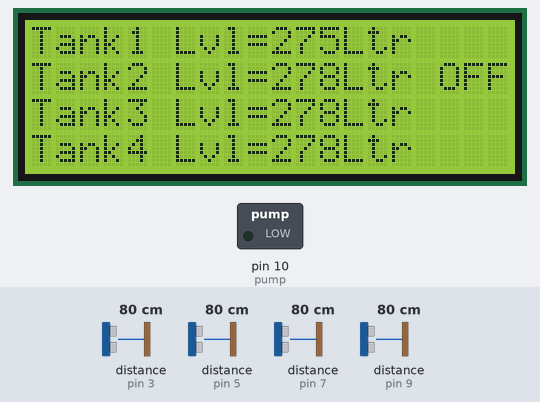
The sketch below on a simulated Arduino Uno, built with avr-gcc and run on an emulated ATmega328P. Parts: 20×4 character LCD, switched loads named in the sketch (green lamp = pin HIGH). Wiring (inferred from the names in the program): 4 × ultrasonic range finder: trigger pin 2, echo pin 3 / trigger pin 4, echo pin 5 / trigger pin 6, echo pin 7 / trigger pin 8, echo pin 9. The inputs (shaded band) are chosen by the test bench; at power-on: distance to the obstacle (sensors on pin 5, pin 3, pin 7, pin 9) 80 cm. The echo pulse lasts 58.3 µs per cm; pins used as bus, display or sensor lines are not drawn; what the sketch prints to the serial monitor is not drawn.

Above: at 9.3 s.
9.4 s: distance to the obstacle (sensor on pin 5) set to 96 cm
At 10.6 s:
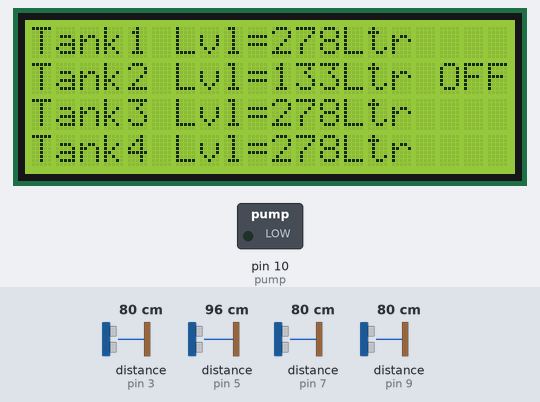
11.2 s: distance to the obstacle (sensor on pin 5) set to 105 cm
At 13.8 s:
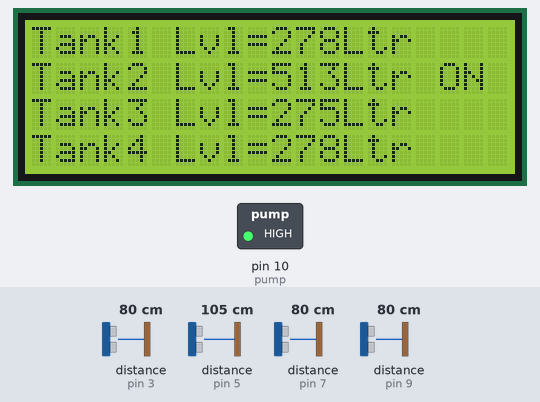
14.6 s: distance to the obstacle (sensor on pin 3) set to 2 cm
At 16.3 s:
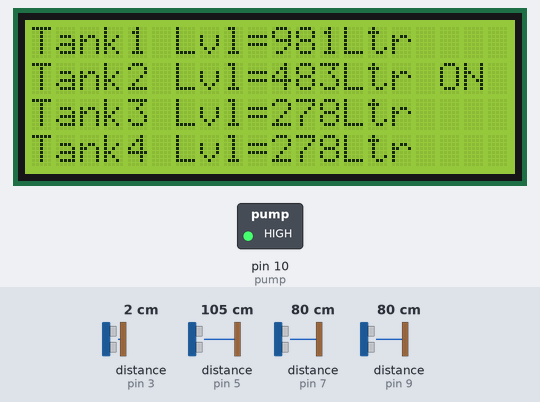
16.4 s: distance to the obstacle (sensor on pin 7) set to 120 cm
At 20.0 s:
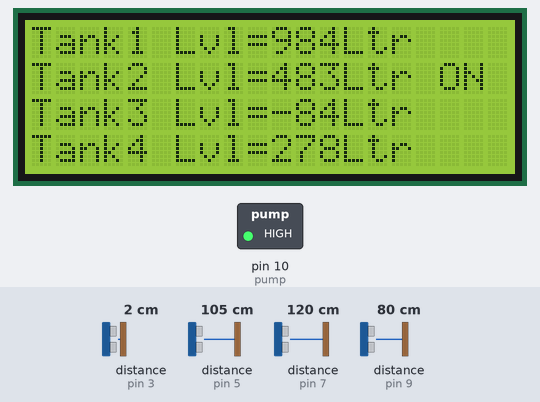
20.1 s: distance to the obstacle (sensor on pin 9) set to 4 cm
At 23.0 s:
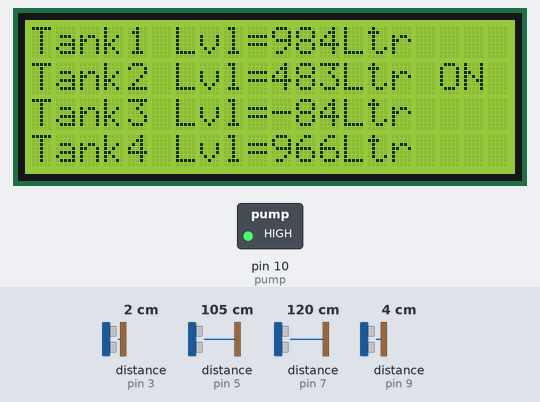
23.4 s: distance to the obstacle (sensor on pin 3) set to 4 cm
At 24.2 s:
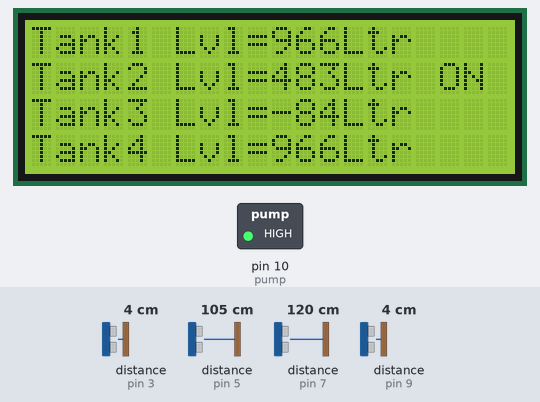
Timing chart, 0 to 26.3 s (numbered marks = the images above; inputs shaded):
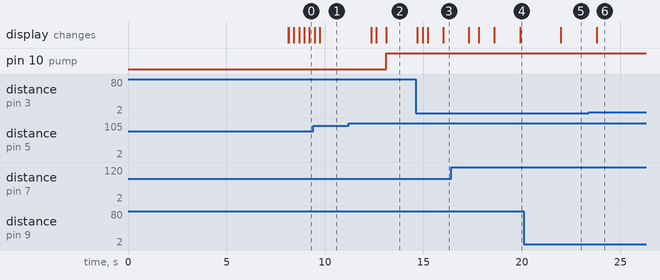

The sketch:

Ultra_water.ino
```cpp
#include <Wire.h>
#include <LiquidCrystal_I2C.h>
LiquidCrystal_I2C lcd(0x3F, 2, 1, 0, 4, 5, 6, 7, 3, POSITIVE);
int trigPin = 2; //Sensor Trip pin connected to Arduino pin 4
int echoPin = 3; //Sensor Echo pin connected to Arduino pin 5
int trigPin1 = 4; //Sensor Trip pin connected to Arduino pin 6
int echoPin1 = 5; //Sensor Echo pin connected to Arduino pin 7
int trigPin2 = 6; //Sensor Trip pin connected to Arduino pin 8
int echoPin2 = 7; //Sensor Echo pin connected to Arduino pin 9
int trigPin3 = 8; //Sensor Trip pin connected to Arduino pin 10
int echoPin3 = 9; //Sensor Echo pin connected to Arduino pin 11
int pump = 10; //pump connected to pin 2

float pingTime;
float pingTime1;
float pingTime2;
float pingTime3;//time for ping to travel from sensor to target and return
float h = 0;
float h1 = 0;
float h2 = 0;
float h3 = 0;
int v = 0;
int v1 = 0;
int v2 = 0;
int v3 = 0; // volume of the water


float speedOfSound = 776.5; //Speed of sound in miles per hour when temp is 77 degrees.

void setup() {

  Serial.begin(9600);


  pinMode(trigPin, OUTPUT);
  pinMode(echoPin, INPUT);
  pinMode(pump, OUTPUT);

  pinMode(trigPin1, OUTPUT);
  pinMode(echoPin1, INPUT);
  pinMode(trigPin2, OUTPUT);
  pinMode(echoPin2, INPUT);
  pinMode(trigPin3, OUTPUT);
  pinMode(echoPin3, INPUT);

  lcd.begin(20, 4); //Tell Arduino to start your 16 column 2 row lcd
  lcd.setCursor(3, 0); //Start at character 4 on line 0
  lcd.print("Ultra Water");
  lcd.setCursor(0, 1); //Start at character 4 on line 0
  lcd.print("Save Water,Save Life");
  lcd.setCursor(0, 2); //Start at character 4 on line 0

  delay(8000);
  lcd.clear();

  lcd.setCursor(0, 0); //Set lcd cursor to upper left corner, column 0, row 0
  lcd.print("Tank1 Lvl=");
  lcd.setCursor(0, 1);
  lcd.print("Tank2 Lvl="); //Print Message on First Row
  lcd.setCursor(0, 2);
  lcd.print("Tank3 Lvl=");
  lcd.setCursor(0, 3);
  lcd.print("Tank4 Lvl=");

}
void loop()
{
  digitalWrite(trigPin, LOW);
  delayMicroseconds(5);
  digitalWrite(trigPin, HIGH);
  delayMicroseconds(10);
  digitalWrite(trigPin, LOW);
  pingTime = pulseIn(echoPin, HIGH);  //pingTime is presented in microceconds
  h = (pingTime/2)/29.1;
  Serial.println(h);
  v = ((22 / 7) * 54.9 * 54.9 * (110.6 - h)) / 1000;


  digitalWrite(trigPin1, LOW);
  delayMicroseconds(5);
  digitalWrite(trigPin1, HIGH);
  delayMicroseconds(10);
  digitalWrite(trigPin1, LOW);
  pingTime1 = pulseIn(echoPin1, HIGH); //pingTime is presented in microceconds
  h1 = (pingTime1/2)/29.1;
  Serial.println(h1);
  v1 = ((22 / 7) * 54.9 * 54.9 * (110.6 - h1)) / 1000;


  digitalWrite(trigPin2, LOW);
  delayMicroseconds(5);
  digitalWrite(trigPin2, HIGH);
  delayMicroseconds(10);
  digitalWrite(trigPin2, LOW);
  pingTime2 = pulseIn(echoPin2, HIGH);  //pingTime is presented in microceconds
  h2 = (pingTime2/2)/29.1;
  Serial.println(h2);
  v2 = ((22 / 7) * 54.9 * 54.9 * (110.6 - h2)) / 1000;


  digitalWrite(trigPin3, LOW);
  delayMicroseconds(5);
  digitalWrite(trigPin3, HIGH);
  delayMicroseconds(10);
  digitalWrite(trigPin3, LOW);
  pingTime3 = pulseIn(echoPin3, HIGH);  //pingTime is presented in microceconds
  h3 = (pingTime3/2)/29.1;
  Serial.println(h3);
  v3 = ((22 / 7) * 54.9 * 54.9 * (110.6 - h3))/ 1000;

  lcd.setCursor(10, 0); //Set cursor to first column of second row
  lcd.print(v); //Print measured volume
  lcd.setCursor(13, 0);
  lcd.print("Ltr");  //Print your units.
  delay(250);
  lcd.setCursor(10, 1); //Set cursor to first column of second row
  lcd.print(v1); //Print measured total volume
  lcd.setCursor(13, 1);
  lcd.print("Ltr");  //Print your units.
  delay(250);

  lcd.setCursor(10, 2); //Set cursor to first column of second row
  lcd.print(v2); //Print measured total volume
  lcd.setCursor(13, 2);
  lcd.print("Ltr");  //Print your units.
  delay(250);
  lcd.setCursor(10, 3); //Set cursor to first column of second row
  lcd.print(v3); //Print measured total volume
  lcd.setCursor(13, 3);
  lcd.print("Ltr");  //Print your units.
  delay(250);


  if ((100 < h) || (100 < h1) || ( 100 < h2 ) || ( 100 < h3))//h = air gap
  {

    digitalWrite(pump, HIGH);
    lcd.setCursor(17, 1);
    lcd.print("ON ");  //Set cursor to first column of second row
    delay(250);
  }
  else if ((h < 10) && (h1 < 10 ) && (h2 < 10) && ( h3 < 10))
  {

    digitalWrite(pump, LOW);
    lcd.setCursor(17, 1);
    lcd.print("OFF");  //Set cursor to first column of second row
    delay(250);
  }
  else
  {
    digitalWrite(pump, LOW);
    lcd.setCursor(17, 1);
    lcd.print("OFF");  //Set cursor to first column of second row
    delay(250);
  }


}
```

Measured:
- the behaviour switches between 100 and 101 cm on distance to the obstacle (sensor on pin 5) (found by bisection; images 1 and 2)
- after the input at 9.4 s, the display: first differs from a run without the input after 0.33 s (image 1)
- after the input at 11.2 s, pin 10 (pump): LOW → HIGH after 1.9 s; the display: first changes after 1.1 s (image 2 shows a later state)
- after the input at 14.6 s, the display: first changes after 0.10 s (image 3 shows a later state)
- after the input at 16.4 s, the display: first differs from a run without the input after 1.4 s (image 4)
- after the input at 20.1 s, the display: changes after 1.9 s (image 5)
- after the input at 23.4 s, the display: changes after 0.41 s (image 6)
